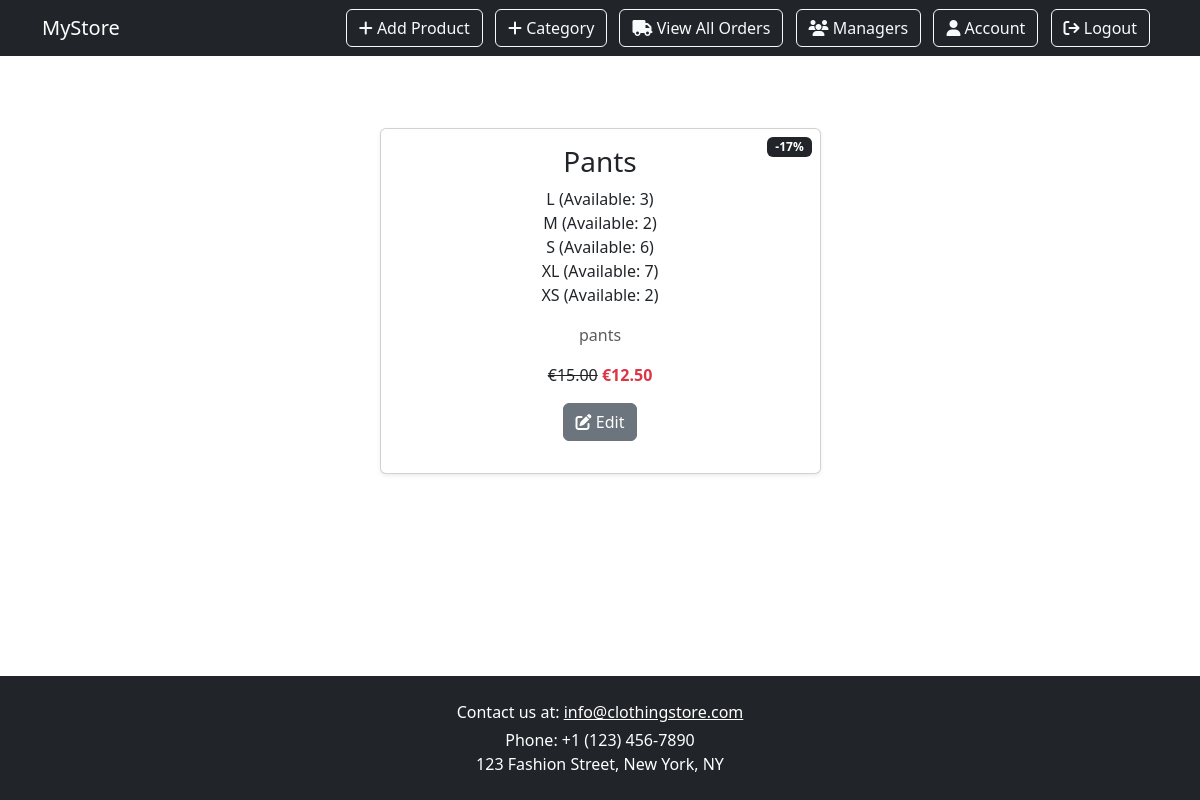
The app's page /products/product/4 (signed in) with its own data.
### products/models.py (models this page shows, shortened)
class Product(models.Model):
    name = models.CharField(max_length=100, unique=True)
    description = models.TextField(blank=True)
    price = models.DecimalField(max_digits=10, validators=[MinValueValidator(Decimal('0.01'))],decimal_places=2)
    categories = models.ManyToManyField(Category, blank=True)
    image = CloudinaryField('image', blank=True, null=True, default='placeholder')
    is_sale = models.BooleanField(default=False)
    sale_price = models.DecimalField(max_digits=10, validators=[MinValueValidator(Decimal('0.01'))],decimal_places=2, blank=True, null=True)
    class Meta:
        db_table = 'products'
        ordering = ['name']
    @property
    def discount_percentage(self):
        if self.is_sale and self.price and self.sale_price:
            return round((self.price - self.sale_price) / self.price * 100)
        return 0

class ProductStock(models.Model):
    product = models.ForeignKey(Product, on_delete=models.CASCADE, related_name='product')
    size = models.ForeignKey(Size, on_delete=models.CASCADE)
    stock = models.PositiveIntegerField(default=0)
    class Meta:
        unique_together = ('product', 'size')

class Size(models.Model):
    name = models.CharField(max_length=20, primary_key=True)
    description = models.TextField(max_length=280, blank=True)
    class Meta:
        db_table = "Sizes"
        ordering = ['name']

### products/views.py (the view)
# urls.py: path('product/<int:pk>', views.product, name='product'),
def product(request,pk):
    product = Product.objects.get(id=pk)
    size = ProductStock.objects.filter(product=product)
    form = AddToCartForm()
    available_sizes = [ps.size for ps in size]
    form.fields['size'].queryset = Size.objects.filter(pk__in=[size.pk for size in available_sizes])
    user = request.user
    profile = Profile.objects.get(user=user)
    favorites = profile.favourites.all()
    context = {
        'favorites': favorites,
        'product': product,
        'sizes': size,
        'form': form,
        'is_client': user.is_authenticated and user.groups.filter(name='client').exists(),
        'is_manager': user.is_authenticated and user.groups.filter(name='manager').exists(),
        'is_admin': user.is_authenticated and user.is_superuser,
    }
    return render(request, 'product.html', context)

### templates/product.html (shortened to what this page needs)
{% extends 'base.html' %}
{% load static %}
{% block content %}
    <div class="container py-5">
        <div class="row justify-content-center">
            <div class="col-md-6 col-lg-5">
                <div class="card shadow-sm">
                    {% if product.is_sale %}
                        <div class="badge bg-dark text-white position-absolute" style="top: 0.5rem; right: 0.5rem">-{{ product.discount_percentage }}%</div>
                    {% endif %}
                    <div class="card-body text-center">
                        <h3 class="card-title">{{ product.name }}</h3>
                        {% if sizes %}
                            <ul class="list-unstyled">
                            {% for product in sizes %}
                                <li>{{ product.size.name }} (Available: {{ product.stock }})</li>
                            {% endfor %}
                            </ul>
                        {% else %}
                            <span class="text-danger"><strong>No sizes available</strong></span>
                        {% endif %}
                        <p class="card-text text-muted">{{ product.description }}</p>
                        {% if product.is_sale %}
                            <strike>€{{ product.price }}</strike>
                            <span class="text-danger"><strong>€{{ product.sale_price }}</strong></span>
                        {% else %}
                            <span><strong>€{{ product.price }}</strong></span>
                        {% endif %}
                        <div class="d-flex justify-content-center gap-3 p-3">
                            {% if is_manager or is_admin %}
                                <div>
                                    <a href="{% url 'edit_product' product.id %}" class="btn btn-secondary">
                                        <i class="fa-solid fa-pen-to-square"></i> Edit
                                    </a>
                                </div>
                            {% endif %}
                        </div>
                    </div>
                </div>
            </div>
        </div>
    </div>
{% endblock %}

### static/css/base_style.css (style rules this page uses)
html, body { height: 100%; margin: 0; padding: 0; }
body { min-height: 100vh; display: flex; flex-direction: column; }

### records on screen
Product: discount_percentage "17", name "Pants", description "pants", price "15.00", sale_price "12.50"
ProductStock: size.name "L", stock "3"
ProductStock: size.name "M", stock "2"
ProductStock: size.name "S", stock "6"
ProductStock: size.name "XL", stock "7"
ProductStock: size.name "XS", stock "2"
